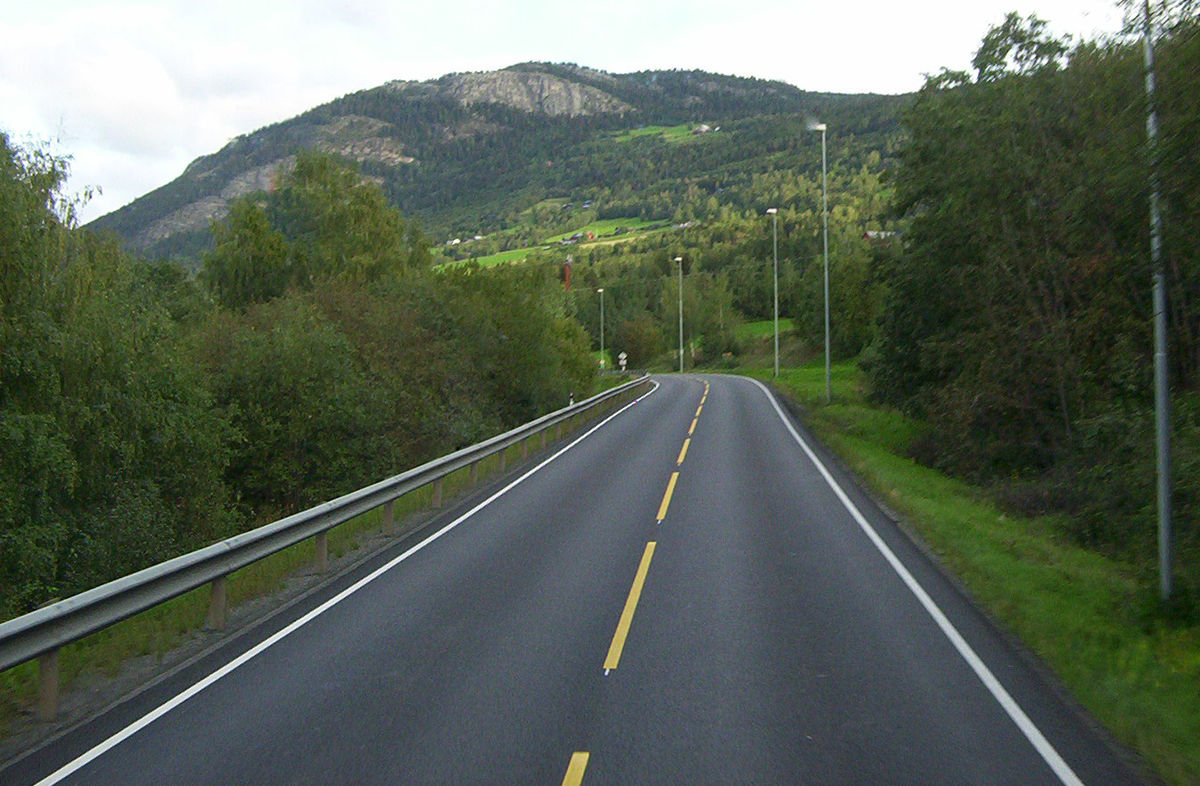
#> input picture hw1/1200px-Road_in_Norway.jpg, 1200 x 786 px
$ python Sobel_hw1.py   (older library calls are emulated)
#> lines starting #> are read from the running program, lines starting #| are printed output that depends on the picture
# coding=utf-8
import cv2
import numpy as np

img = cv2.imread('1200px-Road_in_Norway.jpg', 0)
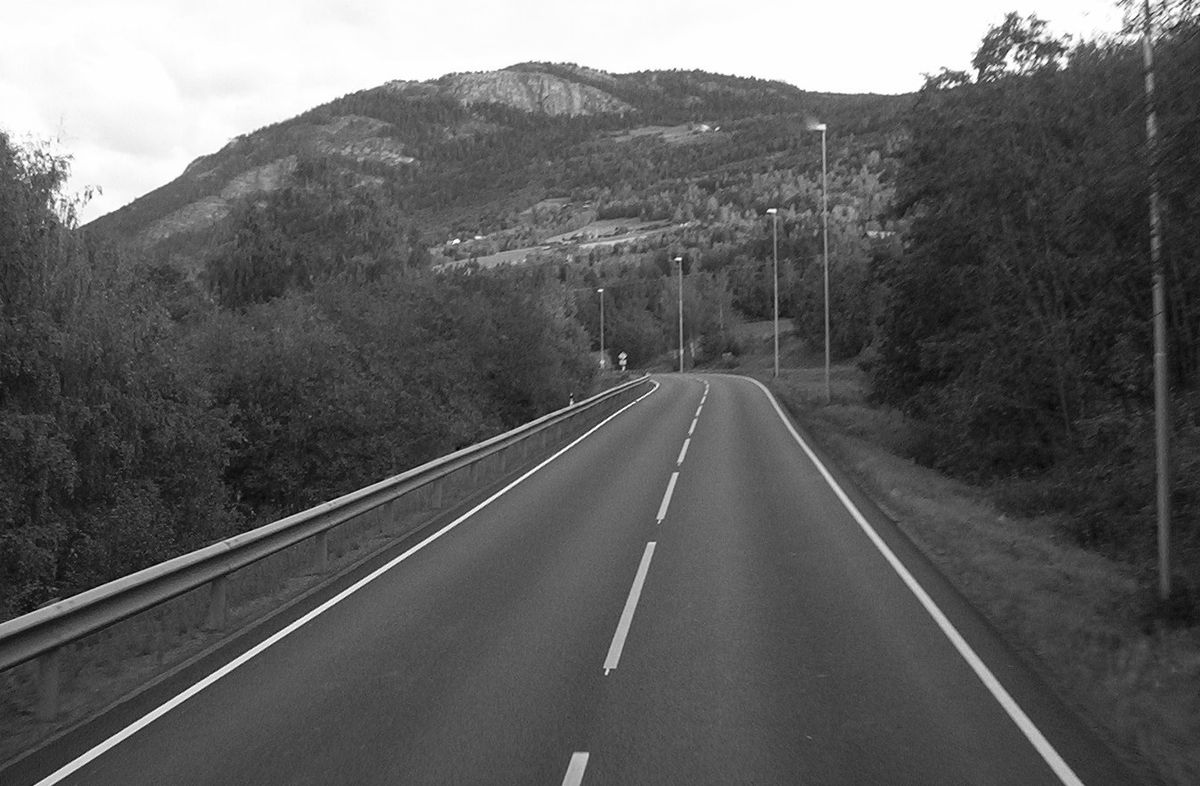
#> img: shape (786, 1200); min 0, max 255, mean 95.1

'''
在Sobel函式的第二個引數這裡使用了cv2.CV_16S。
因為OpenCV文件中對Sobel運算元的介紹中有這麼一句：
“in the case of 8-bit input images it will result in truncated derivatives”。
即Sobel函式求完導數後會有負值，還有會大於255的值。
而原影象是uint8，即8位無符號數，所以Sobel建立的影象位數不夠，會有截斷。
因此要使用16位有符號的資料型別，即cv2.CV_16S。

在經過處理後，別忘了用convertScaleAbs()函式將其轉回原來的uint8形式。
否則將無法顯示影象，而只是一副灰色的視窗。convertScaleAbs()的原型為：
dst = cv2.convertScaleAbs(src[, dst[, alpha[, beta]]])

其中可選引數alpha是伸縮係數，beta是加到結果上的一個值。結果返回uint8型別的圖片。
由於Sobel運算元是在兩個方向計算的，最後還需要用cv2.addWeighted(...)函式將其組合起來。
其函式原型為：
dst = cv2.addWeighted(src1, alpha, src2, beta, gamma[, dst[, dtype]])
其中alpha是第一幅圖片中元素的權重，beta是第二個的權重，gamma是加到最後結果上的一個值。
'''

x = cv2.Sobel(img, cv2.CV_16S, 1, 0)
y = cv2.Sobel(img, cv2.CV_16S, 0, 1)
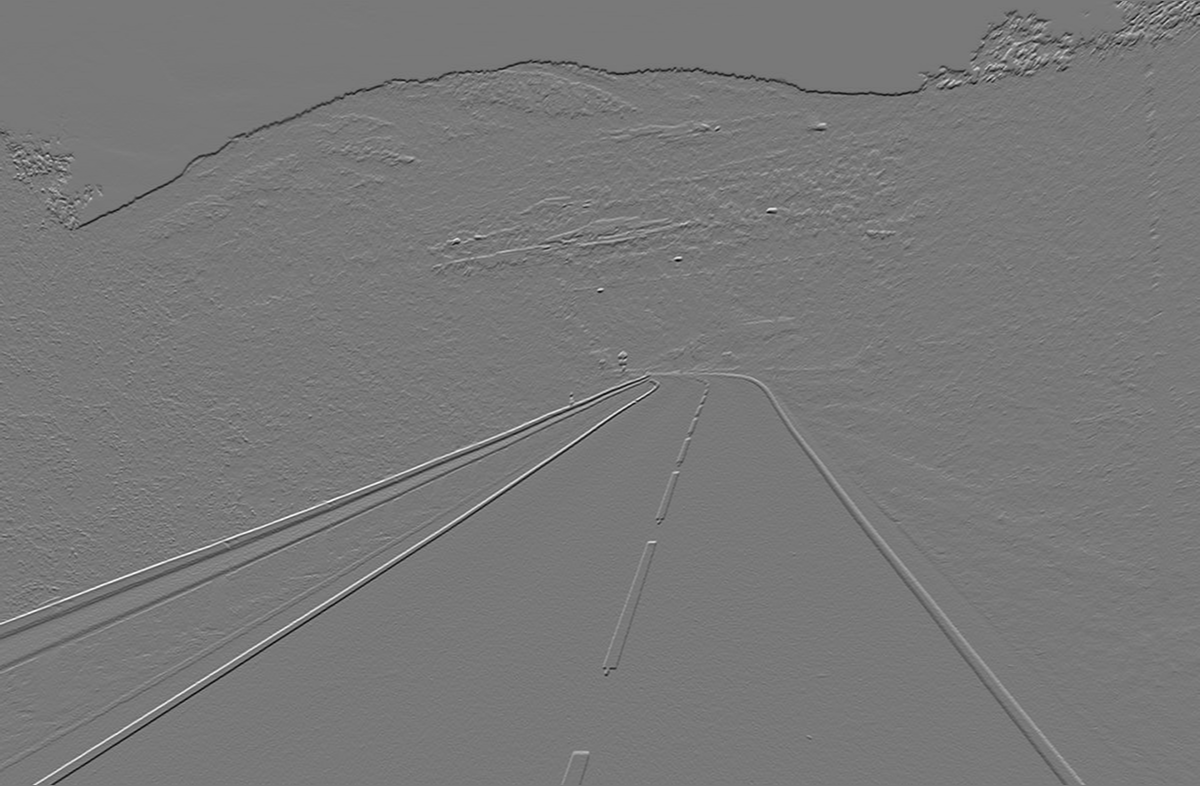
#> y: shape (786, 1200) int16; min -727, max 804, mean -1.8; drawn with min black and max white

absX = cv2.convertScaleAbs(x)# 轉回uint8
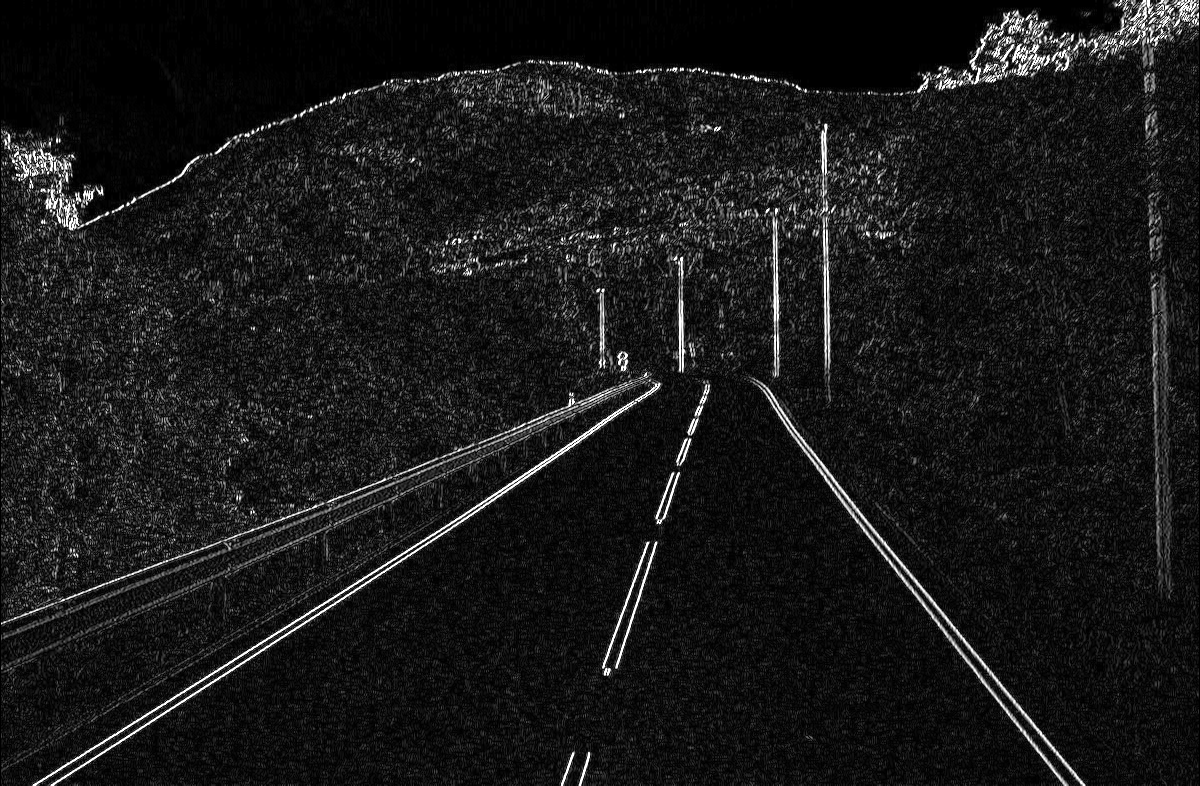
#> absX: shape (786, 1200); min 0, max 255, mean 24.9
absY = cv2.convertScaleAbs(y)

dst = cv2.addWeighted(absX, 0.5, absY, 0.5, 0)
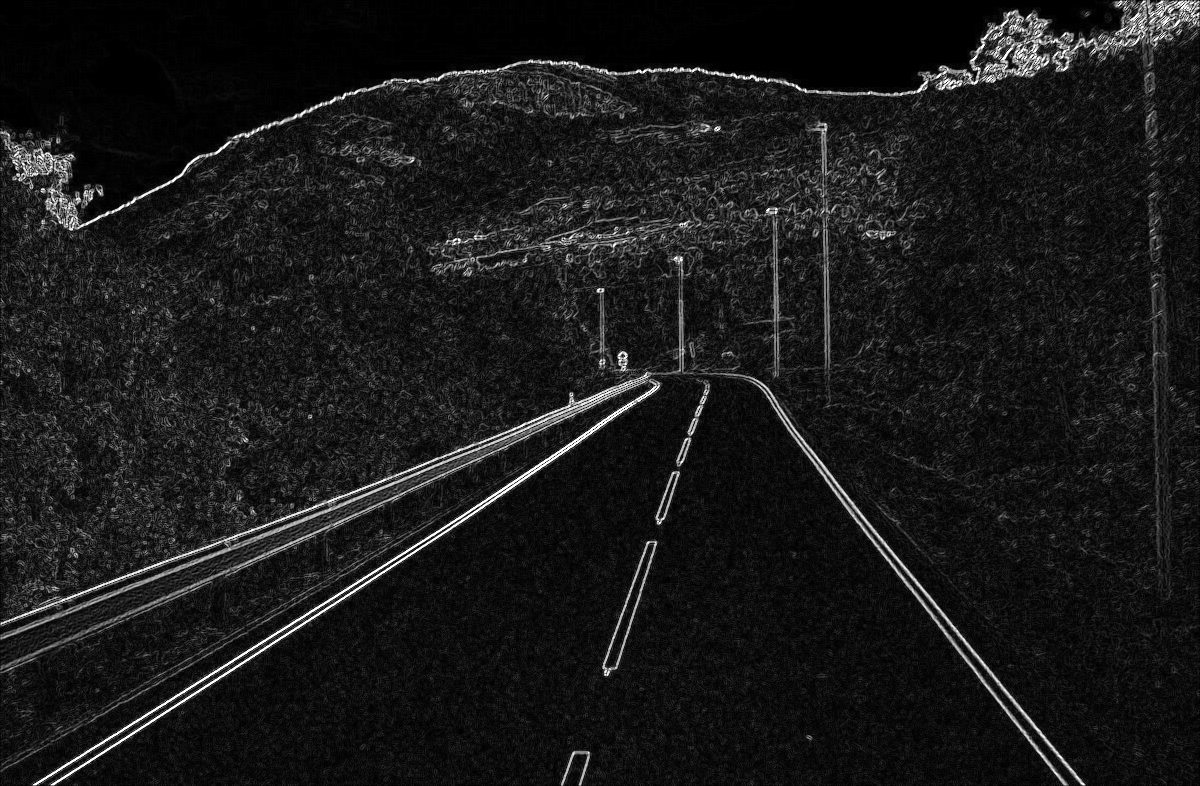
#> dst: shape (786, 1200); min 0, max 255, mean 25.4

cv2.imshow("orign", img)
cv2.imshow("absX", absX)
cv2.imshow("absY", absY)

cv2.imshow("Result", dst)

cv2.imwrite('hw1/gray.jpg',img)
cv2.imwrite('hw1/absX.jpg',absX)
cv2.imwrite('hw1/absY.jpg',absY)
cv2.imwrite('hw1/Result.jpg',dst)

cv2.waitKey(0)
cv2.destroyAllWindows()
